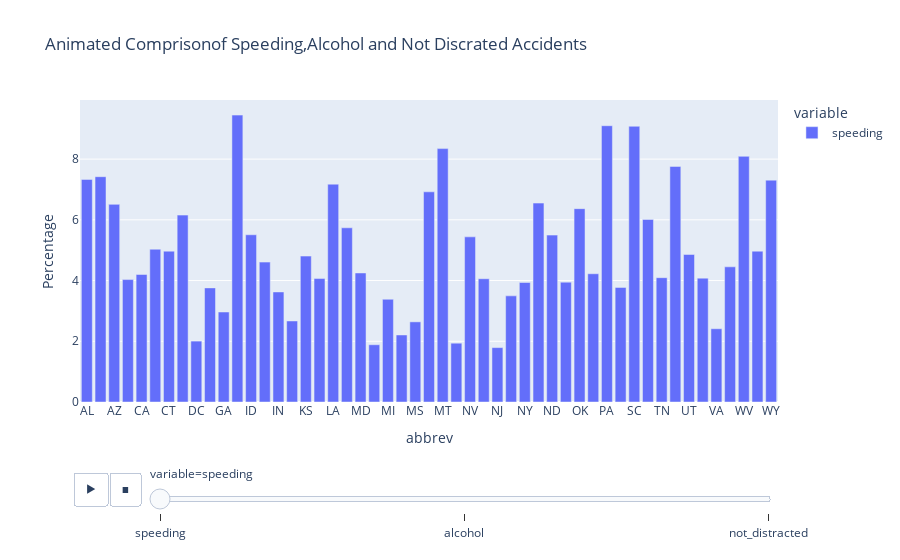

Notebook code for this chart:
### Code cell
melted_df=df.melt(id_vars=['abbrev'],value_vars=['speeding','alcohol','not_distracted'])
fig=px.bar(melted_df,x='abbrev',y='value',color='variable',
           animation_frame='variable',
           title='Animated Comprisonof Speeding,Alcohol and Not Discrated Accidents',
           labels={'value':'Percentage'}
           )
fig.show()

### Figure 1 — Plotly figure (JSON) as saved in the notebook; plotly's stock layout.template omitted (floating-point values rounded to 4 significant figures)
{"data": [{"hovertemplate": "variable=speeding<br>abbrev=%{x}<br>Percentage=%{y}<extra></extra>", "legendgroup": "speeding", "marker": {"color": "#636efa", "pattern": {"shape": ""}}, "name": "speeding", "orientation": "v", "showlegend": true, "textposition": "auto", "type": "bar", "x": ["AL", "AK", "AZ", "AR", "CA", "CO", "CT", "DE", "DC", "FL", "GA", "HI", "ID", "IL", "IN", "IA", "KS", "KY", "LA", "ME", "MD", "MA", "MI", "MN", "MS", "MO", "MT", "NE", "NV", "NH", "NJ", "NM", "NY", "NC", "ND", "OH", "OK", "OR", "PA", "RI", "SC", "SD", "TN", "TX", "UT", "VT", "VA", "WA", "WV", "WI", "WY"], "xaxis": "x", "y": [7.332, 7.421, 6.51, 4.032, 4.2, 5.032, 4.968, 6.156, 2.006, 3.759, 2.964, 9.45, 5.508, 4.608, 3.625, 2.669, 4.806, 4.066, 7.175, 5.738, 4.25, 1.886, 3.384, 2.208, 2.64, 6.923, 8.346, 1.937, 5.439, 4.06, 1.792, 3.496, 3.936, 6.552, 5.497, 3.948, 6.368, 4.224, 9.1, 3.774, 9.082, 6.014, 4.095, 7.76, 4.859, 4.08, 2.413, 4.452, 8.092, 4.968, 7.308], "yaxis": "y"}], "layout": {"barmode": "relative", "legend": {"title": {"text": "variable"}, "tracegroupgap": 0}, "sliders": [{"active": 0, "currentvalue": {"prefix": "variable="}, "len": 0.9, "pad": {"b": 10, "t": 60}, "steps": [{"args": [["speeding"], {"frame": {"duration": 0, "redraw": true}, "fromcurrent": true, "mode": "immediate", "transition": {"duration": 0, "easing": "linear"}}], "label": "speeding", "method": "animate"}, {"args": [["alcohol"], {"frame": {"duration": 0, "redraw": true}, "fromcurrent": true, "mode": "immediate", "transition": {"duration": 0, "easing": "linear"}}], "label": "alcohol", "method": "animate"}, {"args": [["not_distracted"], {"frame": {"duration": 0, "redraw": true}, "fromcurrent": true, "mode": "immediate", "transition": {"duration": 0, "easing": "linear"}}], "label": "not_distracted", "method": "animate"}], "x": 0.1, "xanchor": "left", "y": 0, "yanchor": "top"}], "title": {"text": "Animated Comprisonof Speeding,Alcohol and Not Discrated Accidents"}, "updatemenus": [{"buttons": [{"args": [null, {"frame": {"duration": 500, "redraw": true}, "fromcurrent": true, "mode": "immediate", "transition": {"duration": 500, "easing": "linear"}}], "label": "&#9654;", "method": "animate"}, {"args": [[null], {"frame": {"duration": 0, "redraw": true}, "fromcurrent": true, "mode": "immediate", "transition": {"duration": 0, "easing": "linear"}}], "label": "&#9724;", "method": "animate"}], "direction": "left", "pad": {"r": 10, "t": 70}, "showactive": false, "type": "buttons", "x": 0.1, "xanchor": "right", "y": 0, "yanchor": "top"}], "xaxis": {"anchor": "y", "domain": [0, 1], "title": {"text": "abbrev"}}, "yaxis": {"anchor": "x", "domain": [0, 1], "title": {"text": "Percentage"}}}}
